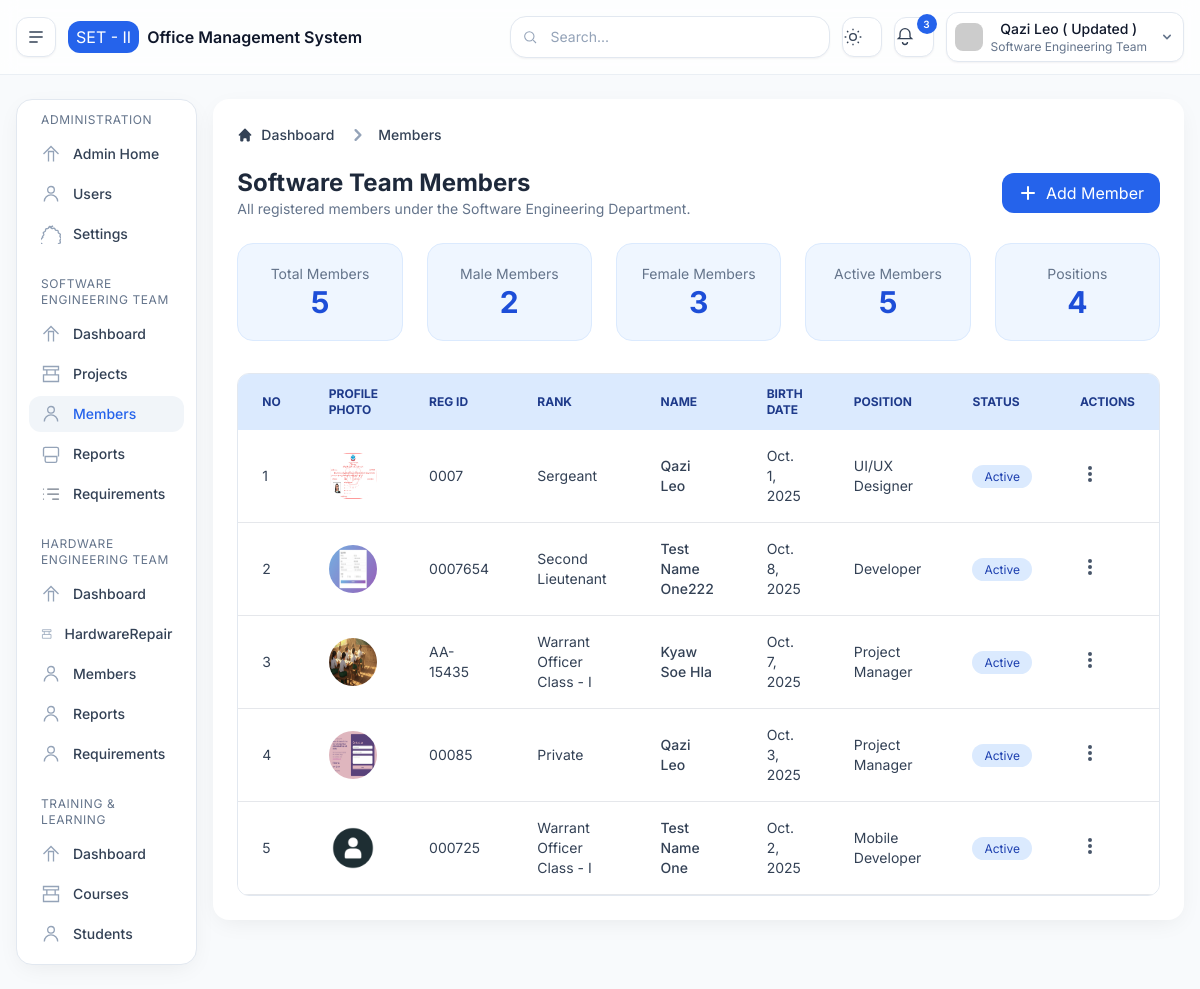
Page /set/members/ (signed in) on the committed database.
### base/models.py (models this page shows, shortened)
class SystemSettings(models.Model):
    system_name = models.CharField(max_length=100, default="Engineering Management Dashboard")
    organization = models.CharField(max_length=100, default="Software Engineering Team II")
    email_notifications = models.BooleanField(default=True)
    system_warnings = models.BooleanField(default=True)
    weekly_reports = models.BooleanField(default=False)
    session_timeout = models.PositiveIntegerField(default=30)
    updated_at = models.DateTimeField(auto_now=True)

### accounts/models.py (models this page shows, shortened)
class CustomUser(AbstractBaseUser, PermissionsMixin):
    ROLE_CHOICES = [
        ("admin", "Administrator"),
        ("set", "Software Engineering Team"),
        ("het", "Hardware Engineering Team"),
        ("training", "Training & Learning"),
    ]
    id = models.UUIDField(primary_key=True, default=uuid.uuid4, editable=False)
    email = models.EmailField(unique=True)
    full_name = models.CharField(max_length=255)
    role = models.CharField(max_length=20, choices=ROLE_CHOICES, default="‌admin")
    is_active = models.BooleanField(default=True)
    is_staff = models.BooleanField(default=False)
    date_joined = models.DateTimeField(auto_now_add=True)
    groups = models.ManyToManyField(
        "auth.Group",
        related_name="customuser_set",
        blank=True,
        help_text="The groups this user belongs to.",
    )
    user_permissions = models.ManyToManyField(
        "auth.Permission",
        related_name="customuser_permissions",
        blank=True,
        help_text="Specific permissions for this user.",
    )
    USERNAME_FIELD = "email"
    REQUIRED_FIELDS = ["full_name"]
    objects = CustomUserManager()

### set/models.py (models this page shows, shortened)
class Member(models.Model):
    GENDER_CHOICES = [
        ('male', 'Male'),
        ('female', 'Female'),
    ]
    RANK_CHOICES = [
        ('private', 'Private'),
        ('lance_corporal', 'Lance Corporal'),
        ('coporal', 'Coporal'),
        ('sergeant', 'Sergeant'),
        ('warrant_officer_class-1', 'Warrant Officer Class - I'),
        ('warrant_officer_class-2', 'Warrant Officer Class - II'),
        ('second Lieutenant', 'Second Lieutenant'),
        ('lieutenant', 'Lieutenant'),
        ('captain', 'Captain'),
        ('major', 'Major'),
        ('colonel', 'Colonel'),
        ('general', 'General'),
    ]
    DEPARTMENT_CHOICES = [
        ("SET", "Software Engineering Team"),
        ("HET", "Hardware Engineering Team"),
        ("TRAINING", "Training & Learning"),
    ]
    POSITION_CHOICES = [
        ("developer", "Developer"),
        ("designer", "UI/UX Designer"),
        ("mobile_developer", "Mobile Developer"),
        ("server_admin", "Server Administrator"),
        ("tester", "Tester"),
        ("manager", "Project Manager"),
        ("intern", "Intern"),
    ]
    id = models.UUIDField(primary_key=True, default=uuid.uuid4, editable=False)
    user = models.ForeignKey(
        CustomUser, on_delete=models.CASCADE,
        related_name="set_members", null=True, blank=True,
        help_text="If this member is linked to a user account"
    )
    department = models.CharField(max_length=30, choices=DEPARTMENT_CHOICES, editable=False, blank=True, null=True)
    gender = models.CharField(max_length=10, choices=GENDER_CHOICES, blank=True, null=True)
    birth_date = models.DateField(blank=True, null=True)
    rank = models.CharField(max_length=50, choices=RANK_CHOICES, blank=True, null=True)
    full_name = models.CharField(max_length=150)
    reg_no = models.CharField(max_length=10, unique=True)
    position = models.CharField(max_length=50, choices=POSITION_CHOICES)
    joined_date = models.DateField(auto_now_add=True)
    is_active = models.BooleanField(default=True)
    bio = models.TextField(blank=True, null=True)
    profile_photo = models.ImageField(
        upload_to="members/photos/", blank=True, null=True,
        help_text="Optional profile picture"
    )
    created_at = models.DateTimeField(auto_now_add=True)
    updated_at = models.DateTimeField(auto_now=True)
    class Meta:
        verbose_name = "SET Member"
        verbose_name_plural = "SET Members"
        ordering = ["-created_at"]
    def get_profile_photo_url(self):
        if self.profile_photo and hasattr(self.profile_photo, "url"):
            return self.profile_photo.url
        from django.templatetags.static import static
        return static("profile/default-profile.png")

### set/views.py (the view)
# urls.py: path('members/', views.members, name='het.members'),
@login_required(login_url="login")
@role_required("set", "admin")
def members(request):
    members = Member.objects.all().order_by("department", "position")
    total_active_members = members.filter(is_active=True).count()
    total_genders = members.values_list("gender", flat=True).distinct().count()
    total_male_members = members.filter(gender=Member.GENDER_CHOICES[0][0]).count()
    total_female_members = members.filter(gender=Member.GENDER_CHOICES[1][0]).count()
    total_positions = members.values_list("position", flat=True).distinct().count()
    total_inactive_members = members.filter(is_active=False).count()
    context = {
        "members": members,
        "total_members": len(members),
        "total_projects": 8,
        "total_departments": 2,
        "total_active_members": total_active_members,
        "total_genders": total_genders,
        "total_male_members": total_male_members,
        "total_female_members": total_female_members,
        "total_positions": total_positions,
        "total_inactive_members": total_inactive_members,
        "active_menu": "set_members",
    }
    return render(request, 'pages/set/members/members.html', context)

### templates/pages/set/members/members.html (shortened to what this page needs)
{% extends 'layouts/main.html' %}
{% block content %}
<div class="bg-white p-6 rounded-2xl shadow-soft dark:bg-slate-900">
  <nav class="flex mb-5" aria-label="Breadcrumb">
    <ol class="inline-flex items-center space-x-1 md:space-x-3">
      <li class="inline-flex items-center">
        <a href="{% url 'set.index' %}"
          class="inline-flex items-center text-sm font-medium text-slate-700 hover:text-blue-600 dark:text-slate-300 dark:hover:text-blue-400">
          <svg class="w-4 h-4 mr-2" fill="currentColor" viewBox="0 0 20 20">
            <path
              d="M10.707 2.293a1 1 0 00-1.414 0l-7 7a1 1 0 001.414 1.414L4 10.414V17a1 1 0 001 1h2a1 1 0 001-1v-2a1 1 0 011-1h2a1 1 0 011 1v2a1 1 0 001 1h2a1 1 0 001-1v-6.586l.293.293a1 1 0 001.414-1.414l-7-7z">
            </path>
          </svg>
          Dashboard
        </a>
      </li>
      <li>
        <div class="flex items-center">
          <svg class="w-6 h-6 text-slate-400" fill="currentColor" viewBox="0 0 20 20">
            <path fill-rule="evenodd"
              d="M7.293 14.707a1 1 0 010-1.414L10.586 10 7.293 6.707a1 1 0 011.414-1.414l4 4a1 1 0 010 1.414l-4 4a1 1 0 01-1.414 0z"
              clip-rule="evenodd"></path>
          </svg>
          <a href="#" class="ml-1 text-sm font-medium text-slate-700 hover:text-blue-600 md:ml-2 dark:text-slate-300 dark:hover:text-blue-400">
            Members
          </a>
        </div>
      </li>
    </ol>
  </nav>
  <div class="flex justify-between items-center mb-6">
    <div>
      <h2 class="text-2xl font-bold text-slate-800 dark:text-slate-200">Software Team Members</h2>
      <p class="text-slate-500 text-sm">All registered members under the Software Engineering Department.</p>
    </div>
    <button class="px-4 py-2 bg-blue-600 text-white rounded-xl hover:bg-blue-700 flex items-center gap-2">
      <svg xmlns="http://www.w3.org/2000/svg" class="h-5 w-5" fill="currentColor" viewBox="0 0 20 20">
        <path fill-rule="evenodd"
          d="M10 3a1 1 0 011 1v5h5a1 1 0 110 2h-5v5a1 1 0 11-2 0v-5H4a1 1 0 110-2h5V4a1 1 0 011-1z"
          clip-rule="evenodd" />
      </svg>
      <a href="{% url 'set.add-member' %}" class="text-white">
        Add Member
      </a>
    </button>
  </div>
  <div class="grid grid-cols-1 sm:grid-cols-5 gap-6 mb-8">
    <div class="bg-blue-50 dark:bg-slate-800 rounded-2xl p-5 text-center border border-blue-100 dark:border-slate-700">
      <p class="text-sm text-slate-500 dark:text-slate-400">Total Members</p>
      <p class="text-3xl font-bold text-blue-700 dark:text-blue-400">{{ total_members|default:42 }}</p>
    </div>
    <div class="bg-blue-50 dark:bg-slate-800 rounded-2xl p-5 text-center border border-blue-100 dark:border-slate-700">
      <p class="text-sm text-slate-500 dark:text-slate-400">Male Members</p>
      <p class="text-3xl font-bold text-blue-700 dark:text-blue-400">{{ total_male_members|default:0 }}</p>
    </div>
    <div class="bg-blue-50 dark:bg-slate-800 rounded-2xl p-5 text-center border border-blue-100 dark:border-slate-700">
      <p class="text-sm text-slate-500 dark:text-slate-400">Female Members</p>
      <p class="text-3xl font-bold text-blue-700 dark:text-blue-400">{{ total_female_members|default:0 }}</p>
    </div>
    <div class="bg-blue-50 dark:bg-slate-800 rounded-2xl p-5 text-center border border-blue-100 dark:border-slate-700">
      <p class="text-sm text-slate-500 dark:text-slate-400">Active Members</p>
      <p class="text-3xl font-bold text-blue-700 dark:text-blue-400">{{ total_active_members|default:30 }}</p>
    </div>
    <div class="bg-blue-50 dark:bg-slate-800 rounded-2xl p-5 text-center border border-blue-100 dark:border-slate-700">
      <p class="text-sm text-slate-500 dark:text-slate-400">Positions</p>
      <p class="text-3xl font-bold text-blue-700 dark:text-blue-400">{{ total_positions|default:3 }}</p>
    </div>
  </div>
  <div class="overflow-x-auto relative rounded-xl border border-slate-200 dark:border-slate-700">
    <table class="w-full text-sm text-left text-slate-700 dark:text-slate-300">
      <thead class="text-xs uppercase bg-blue-100 dark:bg-slate-800 text-blue-900 dark:text-blue-400">
        <tr>
          <th class="py-3 px-6">No</th>
          <th class="py-3 px-6">Profile Photo</th>
          <th class="py-3 px-6">Reg ID</th>
          <th class="py-3 px-6">Rank</th>
          <th class="py-3 px-6">Name</th>
          <th class="py-3 px-6">Birth Date</th>
          <th class="py-3 px-6">Position</th>
          <th class="py-3 px-6">Status</th>
          <th class="py-3 px-6">Actions</th>
        </tr>
      </thead>
      <tbody>
        {% for member in members %}
        <tr class="relative bg-white border-b dark:bg-slate-900 dark:border-slate-700 hover:bg-slate-50 dark:hover:bg-slate-800">
          <td class="py-4 px-6">{{ forloop.counter }}</td>
          <td class="py-4 px-6">
            <img src="{{ member.get_profile_photo_url|default:'/static/profile/default-profile.png' }}" alt="{{ member.full_name }}" class="w-12 h-12 rounded-full">
          </td>
          <td class="py-4 px-6">{{ member.reg_no|default:"-" }}</td>
          <td class="py-4 px-6">{{ member.get_rank_display|default:"Civilian" }}</td>
          <td class="py-4 px-6 font-medium">{{ member.full_name }}</td>
          <td class="py-4 px-6">{{ member.birth_date|default:"-" }}</td>
          <td class="py-4 px-6">{{ member.get_position_display }}</td>
          <td class="py-4 px-6">
            <span class="px-3 py-1 rounded-full text-xs
              {% if member.is_active %}
                bg-blue-100 text-blue-800 dark:bg-blue-800 dark:text-blue-200
              {% else %}
                bg-slate-100 text-slate-800 dark:bg-slate-700 dark:text-slate-300
              {% endif %}
            ">
              {% if member.is_active %}Active{% else %}Inactive{% endif %}
            </span>
          </td>
          <td class="py-4 px-6 relative group">
  <button class="text-slate-600 hover:text-blue-600 dark:text-slate-400 dark:hover:text-blue-400">
    <svg xmlns="http://www.w3.org/2000/svg" class="h-5 w-5" fill="currentColor" viewBox="0 0 20 20">
      <path d="M10 6a2 2 0 110-4 2 2 0 010 4zM10 12a2 2 0 110-4 2 2 0 010 4zM10 18a2 2 0 110-4 2 2 0 010 4z" />
    </svg>
  </button>
</td>
        </tr>
        {% empty %}
        <tr><td colspan="6" class="py-6 text-center text-slate-500 dark:text-slate-400">No members found.</td></tr>
        {% endfor %}
      </tbody>
    </table>
  </div>
</div>
{% endblock %}

### templates/layouts/partials/header.html (shortened to what this page needs)
<header
      class="sticky top-0 z-40 border-b border-slate-200/70 bg-white/75 backdrop-blur dark:border-slate-800 dark:bg-slate-900/75">
      <div class="mx-auto flex max-w-12xl items-center gap-3 px-4 py-3">
        <button id="btnSidebar"
          class="inline-flex h-10 w-10 items-center justify-center rounded-xl border border-slate-200 bg-white text-slate-700 shadow-sm hover:bg-slate-50 dark:border-slate-800 dark:bg-slate-900 dark:text-slate-200"
          aria-label="Toggle sidebar">
          <svg xmlns="http://www.w3.org/2000/svg" class="h-5 w-5" viewBox="0 0 24 24" fill="none" stroke="currentColor"
            stroke-width="1.8">
            <path d="M4 6h16M4 12h16M4 18h10" />
          </svg>
        </button>
        <div class="flex items-center gap-2">
          <span class="h-8 w-auto px-2 rounded-xl bg-brand-600 justify-center items-center text-white flex">{{organization|default:"SET - II"}}</span>
          <span class="font-semibold">{{system_name|default:"Office Management System"}}</span>
        </div>
        <div class="ml-auto flex items-center gap-2 sm:gap-3">
          <div class="relative hidden md:block">
            <input type="text" placeholder="Search..."
              class="w-[320px] rounded-2xl border border-slate-200 bg-white px-4 py-2.5 pl-10 text-sm shadow-sm outline-none placeholder:text-slate-400 focus:ring-2 focus:ring-brand-500/30 dark:border-slate-800 dark:bg-slate-900" />
            <svg class="absolute left-3 top-1/2 -translate-y-1/2 h-4 w-4 text-slate-400" viewBox="0 0 24 24" fill="none"
              stroke="currentColor" stroke-width="1.6">
              <circle cx="11" cy="11" r="7" />
              <path d="M21 21l-4.3-4.3" />
            </svg>
          </div>
          <button id="btnTheme"
            class="h-10 w-10 rounded-xl border border-slate-200 bg-white text-slate-700 shadow-sm hover:bg-slate-50 dark:border-slate-800 dark:bg-slate-900 dark:text-slate-200"
            aria-label="Toggle theme">
            <svg class="theme-sun h-5 w-5 block dark:hidden" viewBox="0 0 24 24" fill="none" stroke="currentColor"
              stroke-width="1.6">
              <circle cx="12" cy="12" r="4" />
              <path
                d="M12 2v2m0 16v2M2 12h2m16 0h2M4.9 4.9l1.4 1.4m11.3 11.4l1.4 1.4M4.9 19.1l1.4-1.4m11.3-11.4l1.4-1.4" />
            </svg>
          </button>
          <button
            class="relative h-10 w-10 rounded-xl border border-slate-200 bg-white text-slate-700 shadow-sm hover:bg-slate-50 dark:border-slate-800 dark:bg-slate-900 dark:text-slate-200"
            aria-label="Notifications">
            <svg class="h-5 w-5" viewBox="0 0 24 24" fill="none" stroke="currentColor" stroke-width="1.6">
              <path d="M6 8a6 6 0 1 1 12 0v4l2 2H4l2-2V8" />
              <path d="M9 18a3 3 0 0 0 6 0" />
            </svg>
            <span
              class="absolute -right-1 -top-1 inline-flex h-5 min-w-[20px] items-center justify-center rounded-full bg-brand-600 px-1.5 text-[10px] font-semibold text-white">3</span>
          </button>
          <div class="relative">
            <button id="profileDropdownBtn" class="flex items-center gap-2 rounded-xl border border-slate-200 bg-white px-2 py-1.5 shadow-sm md:flex dark:border-slate-800 dark:bg-slate-900">
              <img class="h-7 w-7 rounded-lg" src="https://i.pravatar.cc/48?img=13" alt="avatar" />
              <div class="leading-tight">
                <p class="text-sm font-medium">{{request.user.full_name}}</p>
                <p class="text-xs text-slate-500 dark:text-slate-400">{{request.user.get_role_display}}</p>
              </div>
              <svg xmlns="http://www.w3.org/2000/svg" class="h-4 w-4 ml-1 text-slate-500" viewBox="0 0 20 20" fill="currentColor">
                <path fill-rule="evenodd" d="M5.293 7.293a1 1 0 011.414 0L10 10.586l3.293-3.293a1 1 0 111.414 1.414l-4 4a1 1 0 01-1.414 0l-4-4a1 1 0 010-1.414z" clip-rule="evenodd" />
              </svg>
            </button>
          </div>
        </div>
      </div>
    </header>

### templates/layouts/main.html (style rules this page uses)
body { font-family: 'Inter', sans-serif; }

### rows in the picture
SystemSettings: organization "SET - II", system_name "Office Management System"
CustomUser: user.full_name "Qazi Leo ( Updated )", user.role "Software Engineering Team"
Member: get_profile_photo_url (picture), reg_no "0007", rank "Sergeant", full_name "Qazi Leo", birth_date "Oct. 1, 2025", position "UI/UX Designer", is_active "Active"
Member: get_profile_photo_url (picture), reg_no "0007654", rank "Second Lieutenant", full_name "Test Name One222", birth_date "Oct. 8, 2025", position "Developer", is_active "Active"
Member: get_profile_photo_url (picture), reg_no "AA-15435", rank "Warrant Officer Class - I", full_name "Kyaw Soe Hla", birth_date "Oct. 7, 2025", position "Project Manager", is_active "Active"
Member: get_profile_photo_url (picture), reg_no "00085", rank "Private", full_name "Qazi Leo", birth_date "Oct. 3, 2025", position "Project Manager", is_active "Active"
Member: shows a picture, reg_no "000725", rank "Warrant Officer Class - I", full_name "Test Name One", birth_date "Oct. 2, 2025", position "Mobile Developer", is_active "Active"

### other values in the picture
{{ total_members|default:42 }} "5"
{{ total_male_members|default:0 }} "2"
{{ total_female_members|default:0 }} "3"
{{ total_active_members|default:30 }} "5"
{{ total_positions|default:3 }} "4"
